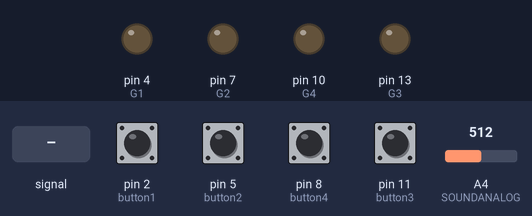
Bench run of a sketch on a simulated Arduino Uno, built with avr-gcc and run on an emulated ATmega328P. Parts: output pins drawn as LEDs (lit = HIGH). The test bench sets the inputs (shaded band); at power-on: pin 2 (button1), pin 5 (button2), pin 8 (button4), pin 11 (button3) LOW, A4 (SOUNDANALOG) = 512. Pins used as bus, display or sensor lines are not drawn.

Above: at 0.1 s.
At 23.4 s:
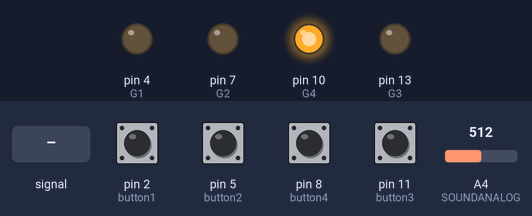
23.5 s: A4 (SOUNDANALOG) fed a 200 Hz sine of ±460 counts around its level
At 27.8 s:
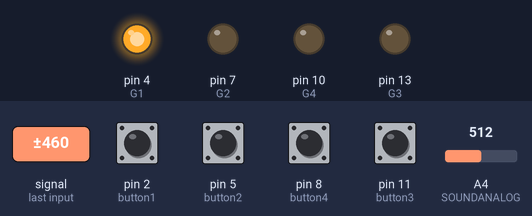
Timing chart, 0 to 29.3 s (numbered marks = the images above; inputs shaded):
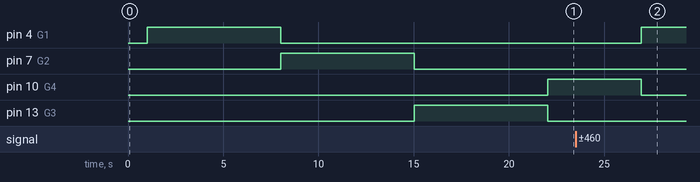

The sketch:

main.ino
```cpp
int SOUNDANALOG = A4;

int button1 = 2;
int R1 = 3;
int G1 = 4;

int button2 = 5;
int R2 = 6;
int G2 = 7;

int button3 = 11;
int R3 = 12;
int G3 = 13;

int button4 = 8;
int R4 = 9;
int G4 = 10;

int delay_green = 2000;

int button_pressed_count[4];
int buttonState = 0;

int flash_time = 300; // time is double
int siren_threshold = 800;

void setup()
{

  pinMode(SOUNDANALOG, INPUT);

  pinMode(button1, INPUT);
  pinMode(R1, OUTPUT);
  pinMode(G1, OUTPUT);

  pinMode(button2, INPUT);
  pinMode(R2, OUTPUT);
  pinMode(G2, OUTPUT);

  pinMode(button3, INPUT);
  pinMode(R3, OUTPUT);
  pinMode(G3, OUTPUT);

  pinMode(button4, INPUT);
  pinMode(R4, OUTPUT);
  pinMode(G4, OUTPUT);

  digitalWrite(R1, HIGH);
  digitalWrite(R2, HIGH);
  digitalWrite(R3, HIGH);
  digitalWrite(R4, HIGH);

  delay(1000);
  Serial.begin(9600);
}

void loop()
{
  green_light(G1, R1);
  other_lights_red(R1);

  if (button_pressed(button1, 0))
  {
    flash_red_green(R1);
  }
  siren_sound();
  delay(delay_green);
  siren_sound();
  green_off(G1);

  green_light(G2, R2);
  other_lights_red(R2);

  if (button_pressed(button2, 1))
  {
    flash_red_green(R2);
  }
  siren_sound();
  delay(delay_green);
  siren_sound();
  green_off(G2);

  green_light(G3, R3);
  other_lights_red(R3);

  if (button_pressed(button3, 2))
  {
    flash_red_green(R3);
  }
  siren_sound();
  delay(delay_green);
  siren_sound();
  green_off(G3);

  green_light(G4, R4);
  other_lights_red(R4);

  if (button_pressed(button4, 3))
  {
    flash_red_green(R4);
  }
  siren_sound();
  delay(delay_green);
  siren_sound();
  green_off(G4);
}

void siren_sound()
{
  for (int i = 0; i < 50; i++)
  {
    // Serial.println(analogRead(SOUNDANALOG));
    if (analogRead(SOUNDANALOG) > siren_threshold)
    {
      ambulance_detected(G1);
      digitalWrite(G1, HIGH);
      delay(1000);
      digitalWrite(G1, LOW);
      break;
    }
    delay(50);
  }
}

void ambulance_detected(int green)
{
  digitalWrite(green, HIGH);
  int array[4] = {G1, G2, G3, G4};

  for (int i = 0; i < 4; i++)
  {
    if (array[i] != green)
    {
      digitalWrite(array[i], LOW);
    }
  }
  for (int i = 0; i < 50; i++)
  {
    digitalWrite(R1, HIGH);
    digitalWrite(R2, HIGH);
    digitalWrite(R3, HIGH);
    digitalWrite(R4, HIGH);

    delay(flash_time);

    digitalWrite(R1, LOW);
    digitalWrite(R2, LOW);
    digitalWrite(R3, LOW);
    digitalWrite(R4, LOW);

    delay(flash_time);
  }
}

bool button_pressed(int pin, int value)
{
  buttonState = digitalRead(pin);
  if (buttonState == HIGH)
  {
    button_pressed_count[value]++;
    Serial.println("Button");
    Serial.println(button_pressed_count[value]);
    return true;
  }
  return false;
}

void flash_red_green(int red)
{

  for (int i = 0; i < 15; i++)
  {
    digitalWrite(red, HIGH);
    delay(flash_time);
    digitalWrite(red, LOW);
    delay(flash_time);
  }
}

void green_off(int green)
{
  digitalWrite(green, LOW);
}

void other_lights_red(int current_pin)
{
  for (int thisPin = 3; thisPin < 14; thisPin += 3)
  {
    if (thisPin != current_pin)
      digitalWrite(thisPin, HIGH);
  }
}
void red_light(int green, int red)
{
  digitalWrite(green, LOW);
  digitalWrite(red, HIGH);
}
void green_light(int green, int red)
{
  digitalWrite(green, HIGH);
  digitalWrite(red, LOW);
}
```

Measured:
- after the input at 23.5 s, pin 7 (G2): stays LOW (without the input it goes to HIGH after 12.6 s); pin 13 (G3): stays LOW (without the input it goes to HIGH after 19.6 s)
